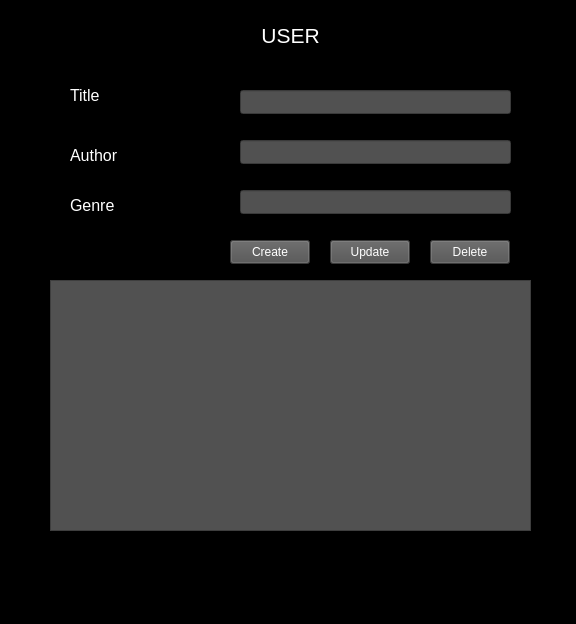
<?xml version="1.0" encoding="UTF-8"?>
<ui version="4.0">
 <class>User</class>
 <widget class="QMainWindow" name="User">
  <property name="geometry">
   <rect>
    <x>0</x>
    <y>0</y>
    <width>576</width>
    <height>624</height>
   </rect>
  </property>
  <property name="windowTitle">
   <string>MainWindow</string>
  </property>
  <property name="styleSheet">
   <string notr="true">background-color: rgb(0, 0, 0);</string>
  </property>
  <widget class="QWidget" name="centralwidget">
   <widget class="QTableView" name="tableView">
    <property name="geometry">
     <rect>
      <x>50</x>
      <y>280</y>
      <width>481</width>
      <height>251</height>
     </rect>
    </property>
    <property name="styleSheet">
     <string notr="true">color: rgb(255, 255, 255);
background-color: rgb(81, 81, 81);</string>
    </property>
   </widget>
   <widget class="QLabel" name="label">
    <property name="geometry">
     <rect>
      <x>250</x>
      <y>0</y>
      <width>81</width>
      <height>71</height>
     </rect>
    </property>
    <property name="font">
     <font>
      <pointsize>16</pointsize>
     </font>
    </property>
    <property name="styleSheet">
     <string notr="true">color: rgb(255, 255, 255);</string>
    </property>
    <property name="text">
     <string>USER</string>
    </property>
    <property name="alignment">
     <set>Qt::AlignCenter</set>
    </property>
   </widget>
   <widget class="QLineEdit" name="titleLineEdit">
    <property name="geometry">
     <rect>
      <x>240</x>
      <y>90</y>
      <width>271</width>
      <height>24</height>
     </rect>
    </property>
    <property name="styleSheet">
     <string notr="true">color: rgb(255, 255, 255);
background-color: rgb(81, 81, 81);</string>
    </property>
   </widget>
   <widget class="QLineEdit" name="genreLineEdit">
    <property name="geometry">
     <rect>
      <x>240</x>
      <y>190</y>
      <width>271</width>
      <height>24</height>
     </rect>
    </property>
    <property name="styleSheet">
     <string notr="true">color: rgb(255, 255, 255);
background-color: rgb(81, 81, 81);</string>
    </property>
   </widget>
   <widget class="QLabel" name="label_2">
    <property name="geometry">
     <rect>
      <x>70</x>
      <y>80</y>
      <width>71</width>
      <height>31</height>
     </rect>
    </property>
    <property name="font">
     <font>
      <pointsize>12</pointsize>
     </font>
    </property>
    <property name="styleSheet">
     <string notr="true">color: rgb(255, 255, 255);</string>
    </property>
    <property name="text">
     <string>Title</string>
    </property>
   </widget>
   <widget class="QPushButton" name="pushButtonTambah">
    <property name="geometry">
     <rect>
      <x>230</x>
      <y>240</y>
      <width>80</width>
      <height>24</height>
     </rect>
    </property>
    <property name="styleSheet">
     <string notr="true">color: rgb(255, 255, 255);
background-color: rgb(81, 81, 81);</string>
    </property>
    <property name="text">
     <string>Create</string>
    </property>
   </widget>
   <widget class="QLineEdit" name="authorLineEdit">
    <property name="geometry">
     <rect>
      <x>240</x>
      <y>140</y>
      <width>271</width>
      <height>24</height>
     </rect>
    </property>
    <property name="styleSheet">
     <string notr="true">color: rgb(255, 255, 255);
background-color: rgb(81, 81, 81);</string>
    </property>
   </widget>
   <widget class="QLabel" name="label_3">
    <property name="geometry">
     <rect>
      <x>70</x>
      <y>140</y>
      <width>71</width>
      <height>31</height>
     </rect>
    </property>
    <property name="font">
     <font>
      <pointsize>12</pointsize>
     </font>
    </property>
    <property name="styleSheet">
     <string notr="true">color: rgb(255, 255, 255);</string>
    </property>
    <property name="text">
     <string>Author</string>
    </property>
   </widget>
   <widget class="QPushButton" name="pushButtonHapus">
    <property name="geometry">
     <rect>
      <x>430</x>
      <y>240</y>
      <width>80</width>
      <height>24</height>
     </rect>
    </property>
    <property name="styleSheet">
     <string notr="true">color: rgb(255, 255, 255);
background-color: rgb(81, 81, 81);</string>
    </property>
    <property name="text">
     <string>Delete</string>
    </property>
   </widget>
   <widget class="QPushButton" name="pushButtonUpdate">
    <property name="geometry">
     <rect>
      <x>330</x>
      <y>240</y>
      <width>80</width>
      <height>24</height>
     </rect>
    </property>
    <property name="styleSheet">
     <string notr="true">color: rgb(255, 255, 255);
background-color: rgb(81, 81, 81);</string>
    </property>
    <property name="text">
     <string>Update</string>
    </property>
   </widget>
   <widget class="QLabel" name="label_4">
    <property name="geometry">
     <rect>
      <x>70</x>
      <y>190</y>
      <width>71</width>
      <height>31</height>
     </rect>
    </property>
    <property name="font">
     <font>
      <pointsize>12</pointsize>
     </font>
    </property>
    <property name="styleSheet">
     <string notr="true">color: rgb(255, 255, 255);</string>
    </property>
    <property name="text">
     <string>Genre</string>
    </property>
   </widget>
  </widget>
  <widget class="QMenuBar" name="menubar">
   <property name="geometry">
    <rect>
     <x>0</x>
     <y>0</y>
     <width>576</width>
     <height>17</height>
    </rect>
   </property>
  </widget>
  <widget class="QStatusBar" name="statusbar"/>
 </widget>
 <resources/>
 <connections/>
</ui>
